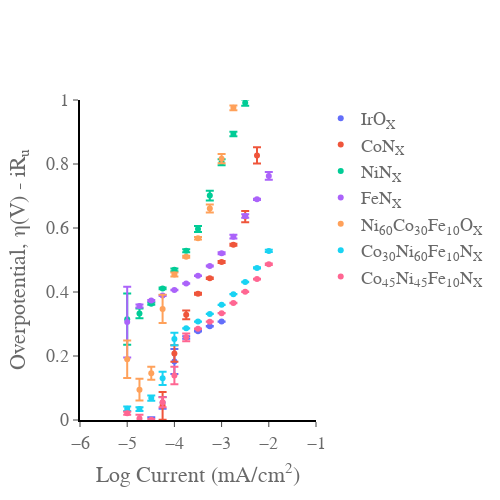

Write notebook code for a chart like this one.
### Code cell
import plotly.graph_objects as go
import numpy as np
import pandas as pd
import plotly.express as px
from pandas import DataFrame as df
from EC_data_processing_lib import get_header_length
from EC_data_processing_lib import get_decimal_separator
from Data_setup import data_set

currentcorrect = 1000 #converts to mA to A in the log
areacorrect = 1 #converts the surface area in the log
cal = 0.309 #calibration of the Hg/HgO electrode to switch to OER 
fig = go.Figure()


dataset = data_set

for i in dataset:
    headerlength = get_header_length(i['data_Tafel'])
    data = pd.read_csv(i['data_Tafel'], encoding='ansi', sep="\t", decimal=get_decimal_separator(i['data_Tafel']),  skiprows=range(headerlength))
    exp = data['Ns']
    Nexp = exp[-1:] + 1
    voltage = data['<Ewe>/V']
    current = data['control/mA']
    current = current/i['mass']
    voltage_corrected = data['<Ewe>/V'] - data['control/mA'] * i['Ru']/1000 - i['cal'] #does the iR correction converts to overpotential
    j = 0
    Tafel = []
    for j in range(int(Nexp)):
        v = df.mean(voltage_corrected.loc[exp==j])
        verr = df.std(voltage_corrected.loc[exp==j])
        J = current / currentcorrect / areacorrect
        logJ = np.log10(J.loc[exp==j])
        logJ = logJ.iloc[0:1] 
        logJ = float(logJ)
        logJ = np.round(logJ,2)
        Tafel.append([v, verr, logJ]) 
    Tafel = np.array(Tafel)
    
    fig.add_trace(go.Scatter(
        x=Tafel[:,2],
        y=Tafel[:,0],
        error_y=dict(
            type='data',
            #color = colors,
            array=Tafel[:,1],
            visible=True),
        name= i['label']
        ))
fig.update_xaxes(range=[-6, -1.0],
    nticks=10,
    ticks='outside',
    showgrid=False, gridwidth=1, gridcolor='grey',
    zeroline=False, zerolinecolor='grey', zerolinewidth= 1,
    showline=True, linewidth=2, linecolor='black')

fig.update_yaxes(range=[0, 1],
    nticks=10,
    showgrid=False, gridwidth=1, gridcolor='grey',
    ticks='outside',
    zeroline=True, zerolinecolor='grey', zerolinewidth= 1,
    showline=True, linewidth=2, linecolor='black')
fig.update_layout(
    xaxis_title="Log Current (mA/cm<sup>2</sup>)",
    yaxis_title="Overpotential, η(V) - iR<sub>u</sub>",
    font=dict(
        family="Times New Roman, monospace",
        size=18,
        color="dimgrey",
    )
)
fig.update_traces(mode='markers',
marker_colorscale=px.colors.sequential.Viridis
     )
fig.update_layout({
    "plot_bgcolor": "rgba(0, 0, 0, 0)",
    'paper_bgcolor': 'rgba(0, 0, 0, 0)', #sets the background to be transparent... might appear black in .jpeg but will be transparent in the .svg
})
fig.update_layout(
    width = 500,
    height = 500)
fig.show()
fig.write_image('Tafel.jpeg')
fig.write_image('Tafel.svg')

### Figure 1 — Plotly figure (JSON) as saved in the notebook; plotly's stock layout.template omitted (floating-point values rounded to 4 significant figures)
{"data": [{"error_y": {"array": [0.03638, 0.03231, 0.01556, 0.0181, 0.03888, 0.003947, 0.001052, 0.0006136, 0.0007155], "type": "data", "visible": true}, "marker": {"colorscale": [[0, "#440154"], [0.1111, "#482878"], [0.2222, "#3e4989"], [0.3333, "#31688e"], [0.4444, "#26828e"], [0.5556, "#1f9e89"], [0.6667, "#35b779"], [0.7778, "#6ece58"], [0.8889, "#b5de2b"], [1, "#fde725"]]}, "mode": "markers", "name": "IrO<sub>X</sub>", "type": "scatter", "x": [-5, -4.74, -4.49, -4.25, -4, -3.75, -3.5, -3.25, -3], "y": [-0.2197, -0.09557, -0.007058, 0.05355, 0.1829, 0.2581, 0.2774, 0.2929, 0.3074]}, {"error_y": {"array": [0.008905, 0.01315, 0.058, 0.04331, 0.02576, 0.01374, 0.003231, 0.002417, 0.003253, 0.003098, 0.01751, 0.02536, 0.071], "type": "data", "visible": true}, "marker": {"colorscale": [[0, "#440154"], [0.1111, "#482878"], [0.2222, "#3e4989"], [0.3333, "#31688e"], [0.4444, "#26828e"], [0.5556, "#1f9e89"], [0.6667, "#35b779"], [0.7778, "#6ece58"], [0.8889, "#b5de2b"], [1, "#fde725"]]}, "mode": "markers", "name": "CoN<sub>X</sub>", "type": "scatter", "x": [-5, -4.74, -4.49, -4.25, -4, -3.75, -3.5, -3.25, -3, -2.75, -2.5, -2.25, -2], "y": [-0.4275, -0.3845, -0.2037, 0.04435, 0.2079, 0.3286, 0.3943, 0.4433, 0.4937, 0.5475, 0.6356, 0.8268, 1.15]}, {"error_y": {"array": [0.0801, 0.01549, 0.003652, 0.002592, 0.004256, 0.004747, 0.00955, 0.0152, 0.00931, 0.006983, 0.009677, 0.03352, 0.03834], "type": "data", "visible": true}, "marker": {"colorscale": [[0, "#440154"], [0.1111, "#482878"], [0.2222, "#3e4989"], [0.3333, "#31688e"], [0.4444, "#26828e"], [0.5556, "#1f9e89"], [0.6667, "#35b779"], [0.7778, "#6ece58"], [0.8889, "#b5de2b"], [1, "#fde725"]]}, "mode": "markers", "name": "NiN<sub>X</sub>", "type": "scatter", "x": [-5, -4.74, -4.49, -4.25, -4, -3.75, -3.5, -3.25, -3, -2.75, -2.5, -2.25, -2], "y": [0.3151, 0.3332, 0.3636, 0.4111, 0.4692, 0.5287, 0.5969, 0.7014, 0.8055, 0.8936, 0.9915, 1.159, 1.464]}, {"error_y": {"array": [0.1109, 0.004589, 0.002142, 0.001291, 0.0007968, 0.0004859, 0.0006802, 0.001565, 0.003182, 0.005807, 0.005477, 0.001972, 0.01207], "type": "data", "visible": true}, "marker": {"colorscale": [[0, "#440154"], [0.1111, "#482878"], [0.2222, "#3e4989"], [0.3333, "#31688e"], [0.4444, "#26828e"], [0.5556, "#1f9e89"], [0.6667, "#35b779"], [0.7778, "#6ece58"], [0.8889, "#b5de2b"], [1, "#fde725"]]}, "mode": "markers", "name": "FeN<sub>X</sub>", "type": "scatter", "x": [-5, -4.74, -4.49, -4.25, -4, -3.75, -3.5, -3.25, -3, -2.75, -2.5, -2.25, -2], "y": [0.3059, 0.3565, 0.3732, 0.389, 0.4064, 0.4265, 0.4509, 0.4815, 0.521, 0.5727, 0.6376, 0.6897, 0.7627]}, {"error_y": {"array": [0.05847, 0.03398, 0.02008, 0.04435, 0.00647, 0.003178, 0.00416, 0.0124, 0.0145, 0.007429, 0.02587, 0.2456, 0.6723], "type": "data", "visible": true}, "marker": {"colorscale": [[0, "#440154"], [0.1111, "#482878"], [0.2222, "#3e4989"], [0.3333, "#31688e"], [0.4444, "#26828e"], [0.5556, "#1f9e89"], [0.6667, "#35b779"], [0.7778, "#6ece58"], [0.8889, "#b5de2b"], [1, "#fde725"]]}, "mode": "markers", "name": "Ni<sub>60</sub>Co<sub>30</sub>Fe<sub>10</sub>O<sub>X</sub>", "type": "scatter", "x": [-5, -4.74, -4.49, -4.25, -4, -3.75, -3.5, -3.25, -3, -2.75, -2.5, -2.25, -2], "y": [0.19, 0.09469, 0.1462, 0.3471, 0.4549, 0.5099, 0.5679, 0.6609, 0.8167, 0.9754, 1.166, 1.761, 3.655]}, {"error_y": {"array": [0.0067, 0.00588, 0.007993, 0.02067, 0.01926, 0.0005535, 0.000223, 0.000262, 0.0003827, 0.0004656, 0.0009015, 0.001711, 0.003375], "type": "data", "visible": true}, "marker": {"colorscale": [[0, "#440154"], [0.1111, "#482878"], [0.2222, "#3e4989"], [0.3333, "#31688e"], [0.4444, "#26828e"], [0.5556, "#1f9e89"], [0.6667, "#35b779"], [0.7778, "#6ece58"], [0.8889, "#b5de2b"], [1, "#fde725"]]}, "mode": "markers", "name": "Co<sub>30</sub>Ni<sub>60</sub>Fe<sub>10</sub>N<sub>X</sub>", "type": "scatter", "x": [-5, -4.74, -4.49, -4.25, -4, -3.75, -3.5, -3.25, -3, -2.75, -2.5, -2.25, -2], "y": [0.03517, 0.03405, 0.06847, 0.1303, 0.2532, 0.2865, 0.3075, 0.3315, 0.36, 0.3933, 0.4314, 0.4753, 0.5285]}, {"error_y": {"array": [0.004579, 0.01147, 0.002634, 0.01537, 0.02733, 0.01219, 0.0006206, 0.0004706, 0.0005947, 0.0006459, 0.0006562, 0.001213, 0.002496], "type": "data", "visible": true}, "marker": {"colorscale": [[0, "#440154"], [0.1111, "#482878"], [0.2222, "#3e4989"], [0.3333, "#31688e"], [0.4444, "#26828e"], [0.5556, "#1f9e89"], [0.6667, "#35b779"], [0.7778, "#6ece58"], [0.8889, "#b5de2b"], [1, "#fde725"]]}, "mode": "markers", "name": "Co<sub>45</sub>Ni<sub>45</sub>Fe<sub>10</sub>N<sub>X</sub>", "type": "scatter", "x": [-5, -4.74, -4.49, -4.25, -4, -3.75, -3.5, -3.25, -3, -2.75, -2.5, -2.25, -2], "y": [0.02121, 0.005032, 0.0007519, 0.05555, 0.1388, 0.2582, 0.285, 0.3074, 0.3339, 0.3654, 0.4009, 0.4403, 0.4869]}], "layout": {"font": {"color": "dimgrey", "family": "Times New Roman, monospace", "size": 18}, "height": 500, "paper_bgcolor": "rgba(0, 0, 0, 0)", "plot_bgcolor": "rgba(0, 0, 0, 0)", "width": 500, "xaxis": {"gridcolor": "grey", "gridwidth": 1, "linecolor": "black", "linewidth": 2, "nticks": 10, "range": [-6, -1], "showgrid": false, "showline": true, "ticks": "outside", "title": {"text": "Log Current (mA/cm<sup>2</sup>)"}, "zeroline": false, "zerolinecolor": "grey", "zerolinewidth": 1}, "yaxis": {"gridcolor": "grey", "gridwidth": 1, "linecolor": "black", "linewidth": 2, "nticks": 10, "range": [0, 1], "showgrid": false, "showline": true, "ticks": "outside", "title": {"text": "Overpotential, η(V) - iR<sub>u</sub>"}, "zeroline": true, "zerolinecolor": "grey", "zerolinewidth": 1}}}
